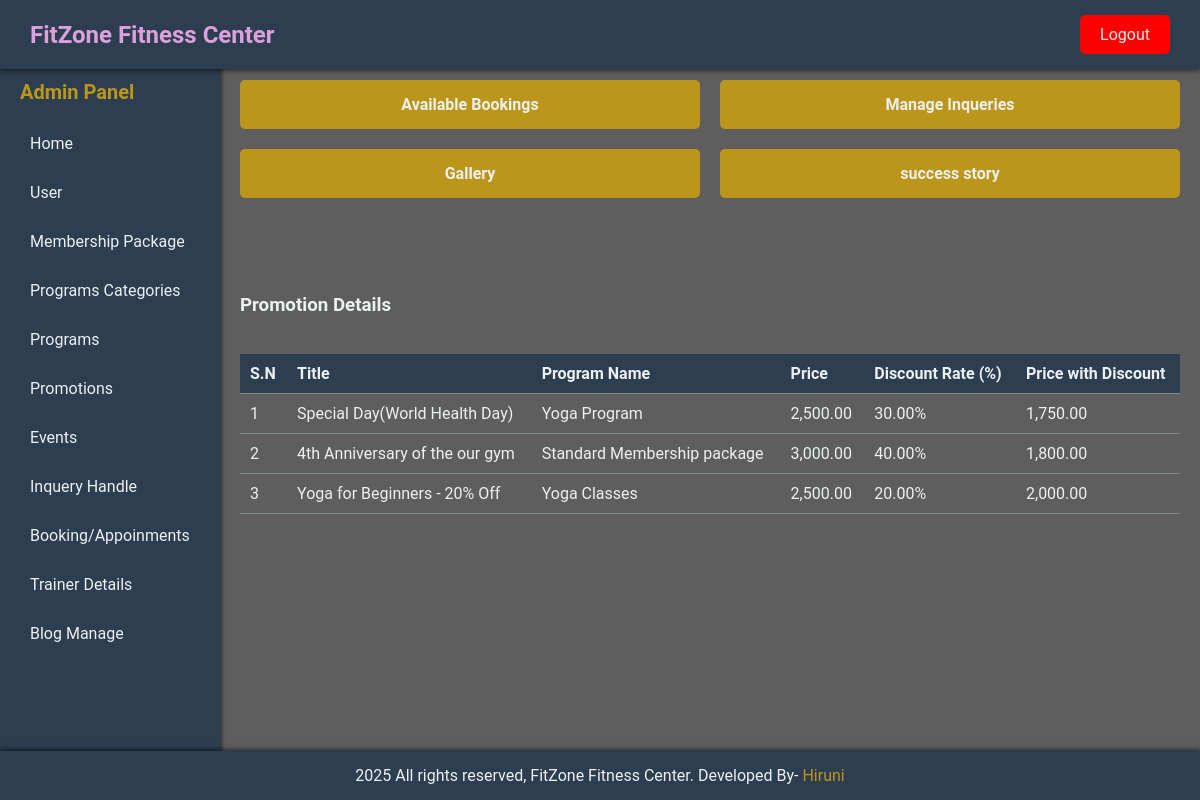
The page /admin-panel/admin-index.php?status=success&action=login (signed in) on the database its author committed.
### tables this page shows
CREATE TABLE `tbl_promotions` (
  `id` int(10) UNSIGNED NOT NULL,
  `title` varchar(255) NOT NULL,
  `program_name` varchar(255) DEFAULT NULL,
  `price` decimal(10,2) NOT NULL,
  `discount_rate` decimal(5,2) NOT NULL,
  `discounted_price` decimal(10,2) NOT NULL,
  `description` text NOT NULL,
  `image_name` varchar(255) DEFAULT NULL,
  `active` enum('Yes','No') NOT NULL
);

### admin-panel/admin-index.php (the view)
<?php
include('partials/main.php');
?>
<div class="main-content">
    <div class="content-grid">
        <a class="content-button" href="manage-bookinPackage.php">Available Bookings</a>
        <a class="content-button" href="manage-inquery.php">Manage Inqueries</a>
        <a class="content-button" href="manage-gallery.php">Gallery</a>
        <a class="content-button" href="manage-success-stories.php">success story</a>
    </div>
    <br><br><br><br>
    <?php
$sql = "SELECT title, program_name, price, discount_rate FROM tbl_promotions";
$result = $conn->query($sql);
?>
<h3>Promotion Details</h3>
<br><br>
<div class="table-container">
    <table>
        <thead>
            <tr>
                <th>S.N</th>
                <th>Title</th>
                <th>Program Name</th>
                <th>Price</th>
                <th>Discount Rate (%)</th>
                <th>Price with Discount</th>
            </tr>
        </thead>
        <tbody>
            <?php
            if ($result->num_rows > 0) {
                $sn = 1;
                while ($row = $result->fetch_assoc()) {
                    $price_with_discount = $row['price'] - ($row['price'] * ($row['discount_rate'] / 100));
            ?>
                <tr>
                    <td><?php echo $sn++; ?></td>
                    <td><?php echo htmlspecialchars($row['title']); ?></td>
                    <td><?php echo htmlspecialchars($row['program_name']); ?></td>
                    <td><?php echo number_format($row['price'], 2); ?></td>
                    <td><?php echo number_format($row['discount_rate'], 2); ?>%</td>
                    <td><?php echo number_format($price_with_discount, 2); ?></td>
                </tr>
            <?php
                }
            } else {
                echo "<tr><td colspan='6'>No promotion details found.</td></tr>";
            }
            ?>
        </tbody>
    </table>
</div>
<?php include('partials/footer.php'); ?>

### admin-css/style.css (style rules this page uses)
:root { --primary-color: #bc961a; --primary-color-dark: #82a016; --secondary-color: #2c3e50; --background-light: rgba(255, 255, 255, 0.1); --background-dark: rgba(0, 0, 0, 0.7); --text-light: #ecf0f1; --text-dark: #bdc3c7; --button-hover-color: #92ec8f; --border-color: #7f8c8d; }
* { margin: 0; padding: 0; box-sizing: border-box; font-family: 'Roboto', sans-serif; }
body { display: flex; flex-direction: column; min-height: 100vh; background-color: var(--background-dark); }
.main-content { flex: 1; padding: 20px; overflow-y: auto; color: var(--text-light); }
.content-grid { display: grid; grid-template-columns: 1fr 1fr; grid-template-rows: auto auto; gap: 20px; margin-bottom: 20px; }
.content-button { background-color: var(--primary-color); color: var(--text-light); border: none; padding: 15px 20px; font-size: 16px; font-weight: bold; text-decoration: none; border-radius: 5px; cursor: pointer; text-align: center; transition: background-color 0.3s ease; }
.table-container { max-height: 400px; overflow-y: auto; }
table { width: 100%; border-collapse: collapse; }
th, td { padding: 10px; text-align: left; border-bottom: 1px solid var(--border-color); color: var(--text-light); }
th { background-color: var(--secondary-color); font-weight: bold; }
table { width: 100%; margin-bottom: 20px; }
td { padding: 10px; color: #ecf0f1; }

### rows shown on the page
tbl_promotions: title "Special Day(World Health Day)", program_name "Yoga Program", price "2,500.00", discount_rate "30.00", price_with_discount "1,750.00"
tbl_promotions: title "4th Anniversary of the our gym", program_name "Standard Membership package", price "3,000.00", discount_rate "40.00", price_with_discount "1,800.00"
tbl_promotions: title "Yoga for Beginners - 20% Off", program_name "Yoga Classes", price "2,500.00", discount_rate "20.00", price_with_discount "2,000.00"
